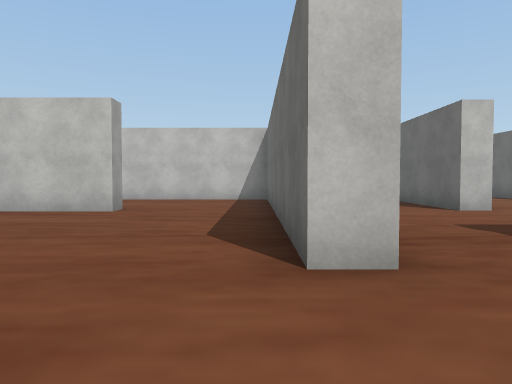
[1] (above)

16 first-person views from a walk through a Unity game level. The camera is 1.2 m above the floor, tilts 2° down and sees 70° across. The floor is counted in squares, 2 m on a side. Each view is taken from the middle of a square. On the plan, view 1 faces up. The plan holds only what a view shows up to about 10 squares ahead; the rest is blank. The player character is not drawn. Some surface patterns are stand-ins.

[2]
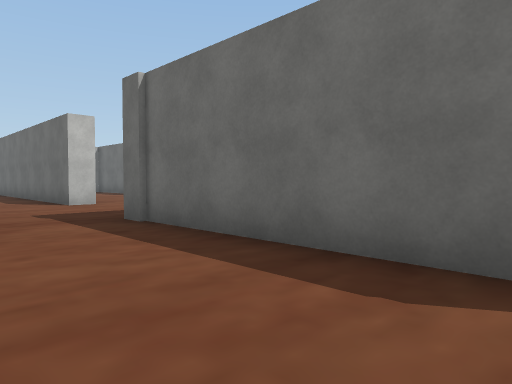

[3]
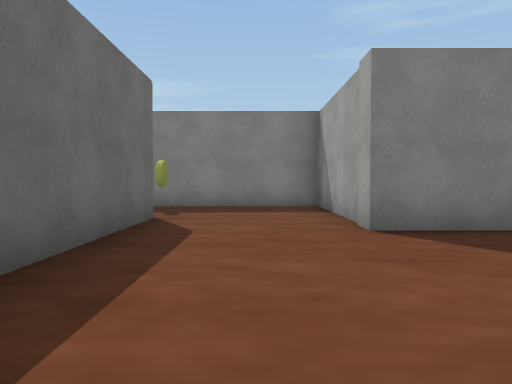

[4]
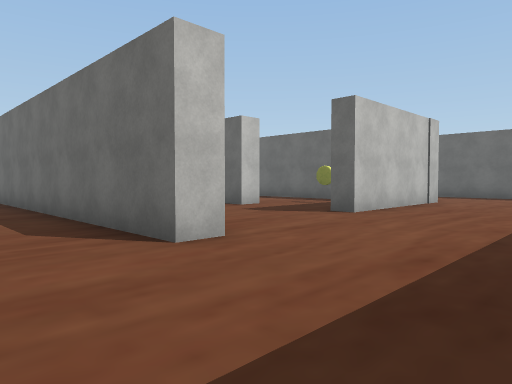

[5]
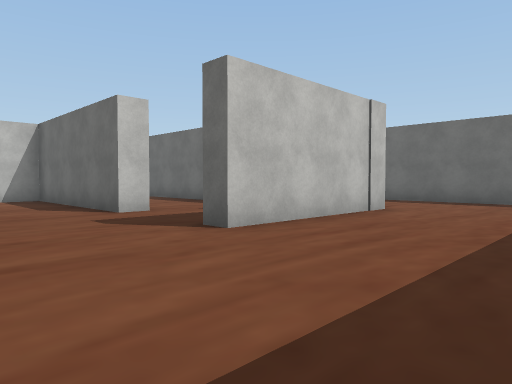

[6]
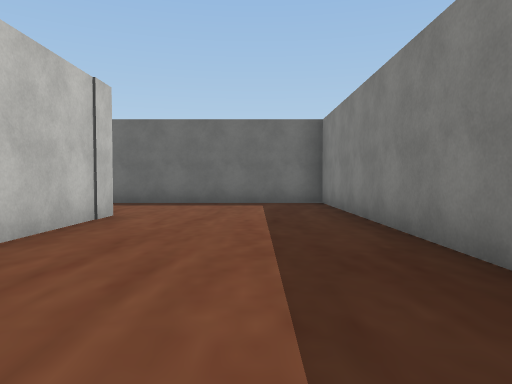

[7]
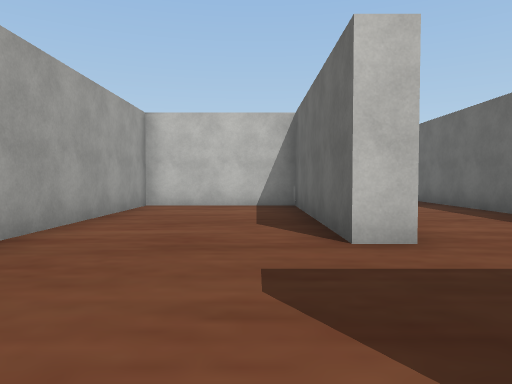

[8]
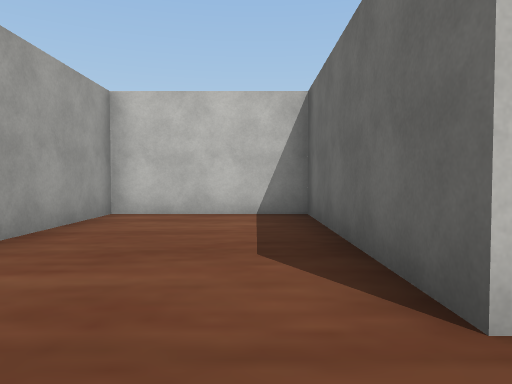

[9]
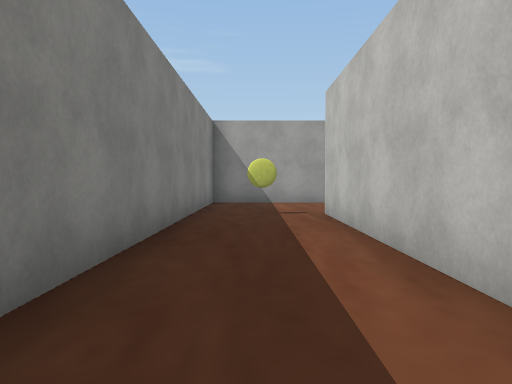

[10]
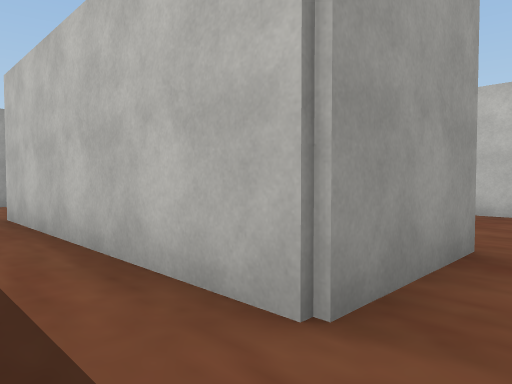

[11]
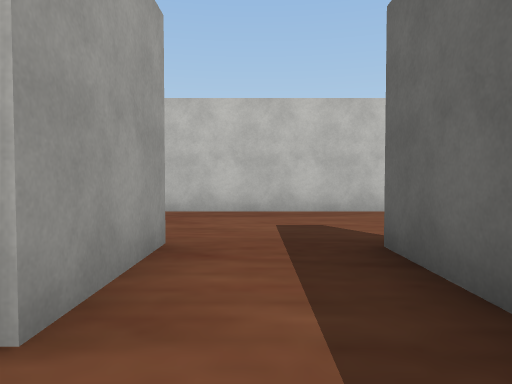

[12]
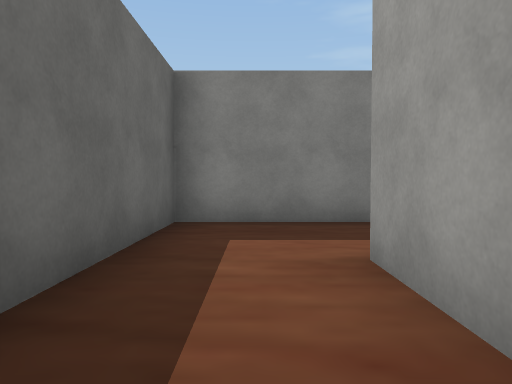

[13]
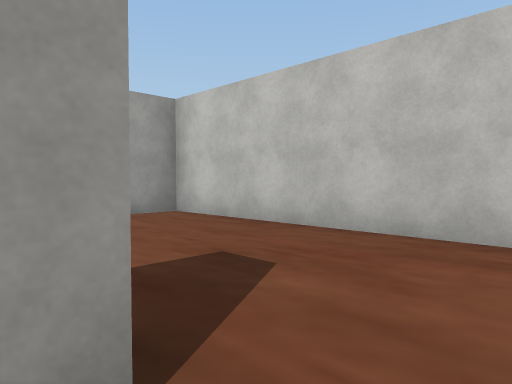

[14]
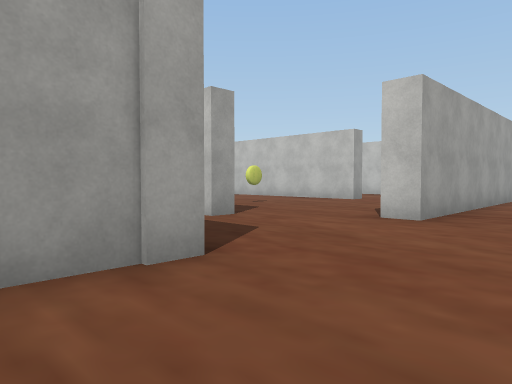

[15]
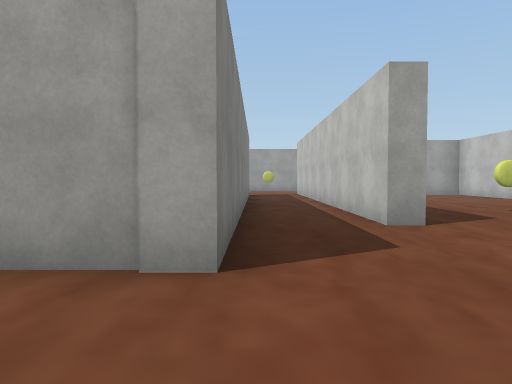

[16]
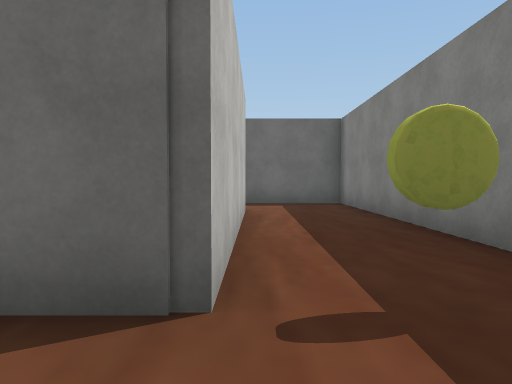

### Floor plan
Points are (right, up) in squares from view 1. A wall is a line through its corners. A room is listed if a view was taken in it or the views show most of it. See-through windows are left out.
Room 1 (views 1, 2, 9, 10, 11, 13, 14, 15, 16)
walls: (-1.4, -1.2) (0.6, -1.2) (0.6, -5.1) (11.1, -5.1) (11.1, -0.8); (1, 2.4) (0.3, 2.4); (9.2, -0.5) (9.2, -2.8) (3.6, -2.8) (3.6, 2.4)
ways out: opening at (2.5, 3) to room 2; opening at (10, -1.5) to room 3; opening at (-1, 1.5)
objects: other object (4, -4)
Room 2 (views 3, 4, 5, 6, 7, 8)
walls: (4.6, 7) (3.9, 7); (7.9, 10.4) (7.9, 15.3) (4.5, 15.3) (4.5, 10.5); (8.4, 3.3) (15.2, 3.3) (15.2, 6.4); (12.1, 7.4) (7.9, 7.4) (7.9, 8); (3.6, 2.4) (3.6, 3.4); (1, 5.4) (1, 2.4)
ways out: opening at (2.5, 3) to room 1; opening at (2.5, 5.5); opening at (8, 9.5); opening at (13.5, 7)
Room 3 (view 12)
walls: (12.5, 2.8) (4, 2.8) (4, 1.9)
ways out: opening at (10, -1.5) to room 1

Positions as (right, up) in squares from view 1, and headings:
1: (0, 0), facing up
2: (1, -2), facing up-right
3: (2, 3), facing down
4: (2, 4), facing up-right
5: (5, 4), facing up-right
6: (6, 5), facing right
7: (7, 7), facing up
8: (7, 9), facing up
9: (10, -4), facing left
10: (10, -4), facing up-left
11: (10, -4), facing up
12: (10, 0), facing down
13: (10, -1), facing up-left
14: (3, -3), facing up-left
15: (3, -1), facing left
16: (2, -3), facing right
